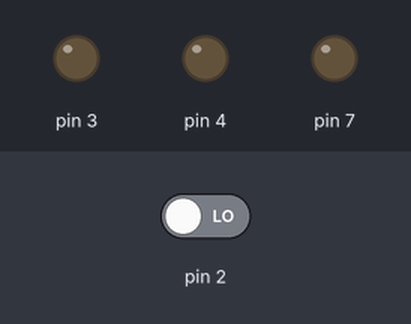
A sketch run on a simulated Arduino Uno, built with avr-gcc and run on an emulated ATmega328P. Shown: output pins drawn as LEDs (lit = HIGH). Dashed ring = blinking. The inputs (shaded band) are chosen by the test bench; at power-on: pin 2 LOW.

Above: at 1.2 s.
1.3 s: pin 2 driven HIGH
At 1.49 s:
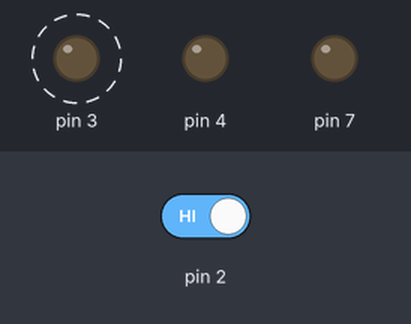
4.3 s: pin 2 driven LOW
At 4.6 s:
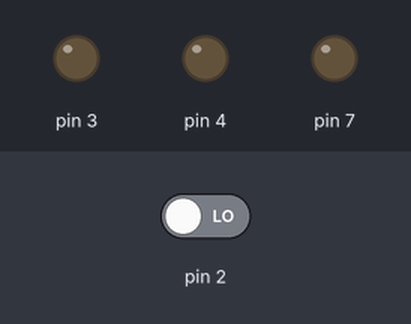
Timing chart, 0 to 7.3 s (numbered marks = the images above; inputs shaded):
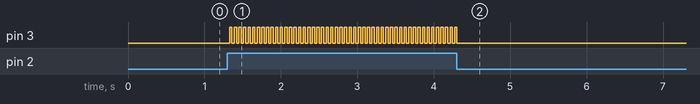

Measured:
- after the input at 1.3 s, pin 3: alternates HIGH for 0.03 s and LOW for 0.03 s, starting at once
- after the input at 4.3 s, pin 3: goes on until 4.3 s, then stays LOW

The sketch:

pulsador_para_led.ino
```cpp
int ledverde=3;
int ledrojo=5;
int botonr=2;
int botonv= 4;
int botond= 7;
int encender=0;
int anterior=0;
int estado=0;
int val = 0;

void setup(){
  pinMode(3, OUTPUT);
  pinMode(4, OUTPUT);
  pinMode(7, OUTPUT);
  pinMode(2, INPUT);
  pinMode(5, INPUT);
}
void loop(){

 //////////////////////////// pulsador que  prende y apaga led  al precional /////////////
  estado = digitalRead(2);

 if (estado && anterior == 0) {
   encender = 1 - encender;
   delay (30);
 }
 anterior = estado;

 if (encender)
 {
 digitalWrite (3, HIGH);

 }
  else {
  digitalWrite (3, LOW);

  }
//////////////////////// pulsador que prende por el limete de tiempo ////////////////

 val=digitalRead(4);
if  ((val == HIGH)){
     digitalWrite(5, HIGH);    // Enciende
 delay(2000);
   digitalWrite(5, LOW);

 }

 ///////////// pulsador para los dos led /////////

  estado = digitalRead(7);
 if (estado && anterior == 0) {
   encender = 1 - encender;
   delay (30);
 }
 anterior = estado;

 if (encender)
 {
 digitalWrite (3, HIGH);

 }
  else {
  digitalWrite (3, LOW);

  }

 val=digitalRead(7);
if  ((val == HIGH)){
     digitalWrite(5, HIGH);    // Enciende
 delay(2000);
   digitalWrite(5, LOW);

 }

}
```
